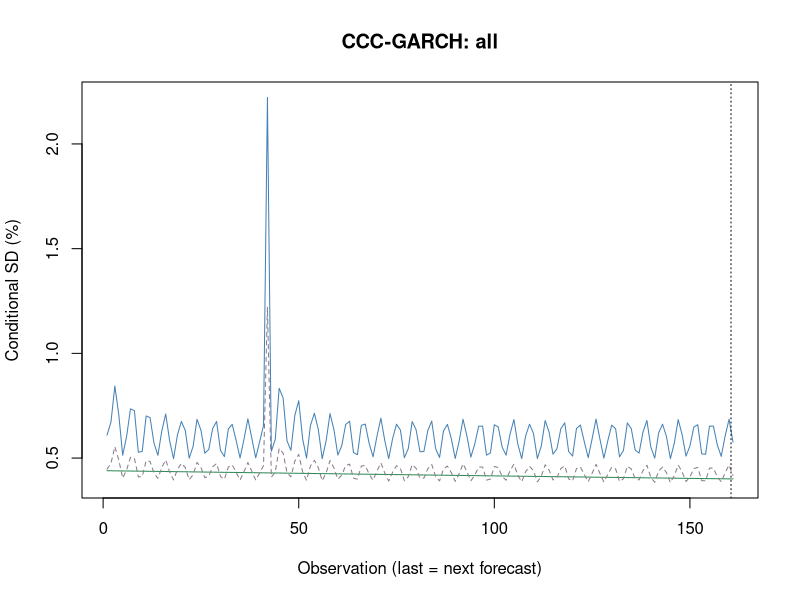

Generate this figure with R:
# 合成教学数据，非真实市场行情; source is not independently verified
# Simple returns, decimal; one observation period, no automatic annualization.
R <- c(0.007412163339544217,
 -0.010482472146455321,
 0.008230851250901908,
 -0.0017544755294552758,
 -0.0051058979531225955,
 0.008836480819329084,
 -0.008069460912111217,
 0.003083159580684499,
 0.003283682466898781,
 -0.0075217265370117,
 0.007909726145666481,
 -0.004167708599150859,
 -0.001731318295021438,
 0.006388502107881307,
 -0.007733818897379609,
 0.005089088457663708,
 0.00031660889609970736,
 -0.005315970047409268,
 0.00749574337347355,
 -0.005864481814017135,
 0.0010212681270710146,
 0.004225548099663988,
 -0.007152192498396882,
 0.006481401262769117,
 -0.0022927510716643797,
 -0.003077880045171515,
 0.006674051240871524,
 -0.006920236601272181,
 0.003478987279705359,
 0.0018642368677680944,
 -0.006046998470411728,
 0.007165424552913003,
 -0.004548237896337581,
 -0.0005982444754874664,
 0.005268568505368928,
 -0.0072090948011840576,
 0.00546696573361081,
 -0.0006908037577509802,
 -0.004345435689627863,
 0.007050835956111483,
 0.03447608466288317,
 0.003301594174389433,
 0.005282395452769607,
 -0.010268848468377317,
 0.009932058247289648,
 -0.00450652991046329,
 -0.0029171279251399575,
 0.00814258032089669,
 -0.009079130905087508,
 0.00535382966147253,
 0.0010856325837020175,
 -0.006471637120770416,
 0.008378022193971628,
 -0.006010646691100449,
 0.00043942435901772196,
 0.0050603356148808554,
 -0.007762114248084521,
 0.006538947033129491,
 -0.0017889718539344764,
 -0.003762778766087461,
 0.007151322725917699,
 -0.00694076815747988,
 0.0030169107917315924,
 0.0024909111907596574,
 -0.006481107440425808,
 0.00719563687306754,
 -0.004127918570701305,
 -0.001206536196759826,
 0.005710719252532805,
 -0.007282237362592627,
 0.005102369570066203,
 -0.00009201976673746681,
 -0.004820937562954273,
 0.007186938964516124,
 -0.005913595604836681,
 0.0013824950407694218,
 0.0038094046683057768,
 -0.006904983937354061,
 0.006537770362466678,
 -0.0026289643002737288,
 -0.0026870279154288437,
 0.006438836835791205,
 -0.0069584014600299815,
 0.0037899877142431597,
 0.001475860979018049,
 -0.005796203922550201,
 0.007167389088249899,
 -0.0048249492290639425,
 -0.00020761066526904783,
 0.004988840263940824,
 -0.00716415273385324,
 0.005698646944657227,
 -0.0010782225839002417,
 -0.004032457300768834,
 0.00695390699982955,
 -0.006384106010432133,
 0.002337111711267952,
 0.002947548984118106,
 -0.006545864314732809,
 0.0068636946258373915,
 -0.0035231003641641658,
 -0.0017605931320347054,
 0.005951910846052656,
 -0.007128814405876396,
 0.0045926862609542264,
 0.000504867390092475,
 -0.005186088366495874,
 0.007178588130551282,
 -0.005508278686513892,
 0.0007798297945881697,
 0.00426499247500632,
 -0.007018039630858435,
 0.006240634280592247,
 -0.002048899445570233,
 -0.0032089442959864346,
 0.006656264321395065,
 -0.006769968710286935,
 0.003255925222913361,
 0.002043503676083573,
 -0.006105031251482009,
 0.007085774357063123,
 -0.004356305158781572,
 -0.0008006495539184436,
 0.005378136373773408,
 -0.007185631115096498,
 0.00531073881367242,
 -0.00048107655046283687,
 -0.004491651167385186,
 0.007073438798904378,
 -0.006087873333875894,
 0.0017578843783596738,
 0.0034649842949054047,
 -0.006757546217537926,
 0.006665699310064337,
 -0.0029834293192308073,
 -0.002322395839639031,
 0.006249223990400947,
 -0.007031636311538517,
 0.004112342018804895,
 0.0010943380582277922,
 -0.005561828929687306,
 0.007181536794691487,
 -0.005103807890430455,
 0.00018209779661739053,
 0.004710847441912495,
 -0.007118008987129756,
 0.005924452026342761,
 -0.0014641384521021266,
 -0.0037147929162654335,
 0.006848527625572845,
 -0.006550040666037566,
 0.0027057333940398776,
 0.0025966644742340776,
 -0.006383791460054556,
 0.006965858273499633,
 -0.003860954682430563,
 -0.001385394526064658,
 0.005736703957409584,
 -0.007165930834337918,
 0.004887636082955434)
B <- c(0.0011427346644346298,
 -0.010621714539179792,
 0.005429580505909244,
 0.006054508989931004,
 -0.005993016528109817,
 -0.0023740391751076104,
 0.00298672516987731,
 0.004304045036519841,
 -0.004964621795815715,
 -0.0040322326065252686,
 0.008498715159801818,
 -0.0011340138550688223,
 -0.006623781843272832,
 0.003447407112372289,
 0.0032499686472087725,
 -0.001300218773971532,
 -0.004565246761213122,
 0.002316309438408302,
 0.005773104218505836,
 -0.006518063233283353,
 -0.0020776418184486525,
 0.006643304606498985,
 -0.0012458843039713987,
 -0.003661706415163021,
 -0.0001802325035315175,
 0.004399807636204983,
 0.00014002570105189351,
 -0.0067344603173644085,
 0.004138021750149556,
 0.0046120856020772216,
 -0.005992634008855889,
 -0.0008630904578965515,
 0.003584358038413423,
 0.0015263716859552701,
 -0.0036859338371039193,
 -0.0024354430778058423,
 0.006808528738452504,
 -0.0012687665543829768,
 -0.006347536702112179,
 0.00454533564517869,
 0.01479321376596848,
 -0.0035271405308543056,
 -0.003028542629704127,
 0.0027697745679938967,
 0.00487369753119655,
 -0.006564068513460834,
 -0.0019338669917689524,
 0.0077625876334352145,
 -0.002590824066876749,
 -0.004384023587908336,
 0.002014879020119418,
 0.0034130695167962624,
 -0.0007728770154603823,
 -0.005744018921799157,
 0.0041707506767904206,
 0.004582549885413295,
 -0.007025945560002973,
 -0.00014268821675748086,
 0.004882710991340021,
 -0.0005160533942472584,
 -0.00337911160288733,
 -0.0011064655688536075,
 0.0059159503761398976,
 -0.0014697391899368237,
 -0.006419902462589327,
 0.005503354639401488,
 0.002635197529936553,
 -0.004718717621160506,
 -0.0009615596260054897,
 0.0028580093345108863,
 0.0027665167780868815,
 -0.0052634227610989705,
 -0.0013754720851805243,
 0.007303642828610602,
 -0.0031777166620243487,
 -0.004607382748124342,
 0.0038566985120788416,
 0.002235197674285883,
 -0.0018756416735137094,
 -0.0039790613950421,
 0.0037878330959998483,
 0.003951932384500787,
 -0.007111017018281665,
 0.00033596918282513034,
 0.005807872568506852,
 -0.002388672930126322,
 -0.0031060278263433435,
 0.0005677575334623121,
 0.004552769663123442,
 -0.0016714228045780278,
 -0.005862264380926962,
 0.005807866381714918,
 0.0025296789858044954,
 -0.006099872310235679,
 0.0005365610268519737,
 0.003441492511694878,
 0.0008516178495808605,
 -0.004392092669494445,
 -0.0007462418112632492,
 0.006852972049395795,
 -0.0035315678757176132,
 -0.004912156280702946,
 0.005443957986338798,
 0.001380679957658171,
 -0.003196151654505757,
 -0.002136622840415344,
 0.0035069155205175342,
 0.0030496491945531667,
 -0.006796145662038997,
 0.0006350229547631933,
 0.0064662896929355606,
 -0.003913809004024334,
 -0.0030249178727553274,
 0.0024134431974913526,
 0.0030623769881701133,
 -0.0020203574001483476,
 -0.004853603585078635,
 0.005663874042190413,
 0.0023589974035197366,
 -0.007019038435878215,
 0.001730305252441894,
 0.004132080678637735,
 -0.0012235557821863826,
 -0.0034717039620551044,
 0.00016759216501551025,
 0.0058851388338585974,
 -0.0035803378195767162,
 -0.004910653441232068,
 0.006496932605438984,
 0.000735875180185197,
 -0.004551031739876366,
 -0.00017062874053194897,
 0.003295941749883772,
 0.0017396959697665295,
 -0.005997810535034166,
 0.0008663390136227836,
 0.006637374744669308,
 -0.004934964080857822,
 -0.003034975084130189,
 0.0042345761118894555,
 0.0015234876462783132,
 -0.0025572923415578845,
 -0.003375603617514168,
 0.005155717924794526,
 0.0019999679438306426,
 -0.007341022822193575,
 0.0025382804424667563,
 0.004779725789664106,
 -0.0032343399733237833,
 -0.00259682538338317,
 0.001369234243020957,
 0.004467652269585017,
 -0.0034535616233735303,
 -0.004508544169989704,
 0.00692747386122334,
 0.0002959902703983115,
 -0.0057325728955196255,
 0.001705493566274457,
 0.0032122619635556876,
 0.00007302478807401399)
dates <- seq_along(R)
p <- list(omega=0.00001,
 a=0.12,
 b=0.82,
 gamma=0.06,
 kappa=0.2,
 mu=0,
 n=160,
 shock=4,
 lag=5,
 level=0.05,
 horizon=20,
 impact=0.03,
 weight=0.5,
 rho=0.3 )
n <- length(R)
stopifnot(n>=2,all(is.finite(R)),all(R>=-1))


# Conditional Gaussian GARCH fit: fixed training mean, h[1]=training sample variance.
# Scale residuals by training SD for optimization; transform variance back afterward.
gdecode <- function(t) {
  ea<-exp(t[2]);eb<-exp(t[3]);den<-1+ea+eb
  c(w=exp(t[1]),a=ea/den,b=eb/den)
}
gsimplex <- function(fn,start,maxIter=1800) {
  d<-length(start);v<-rbind(start,matrix(rep(start,d),nrow=d,byrow=TRUE)+diag(.25,d))
  f<-apply(v,1,fn)
  for(it in seq_len(maxIter)-1) {
    ord<-order(f);v<-v[ord,,drop=FALSE];f<-f[ord]
    spread<-max(abs(sweep(v[-1,,drop=FALSE],2,v[1,],"-")))
    if(spread<1e-6&&f[d+1]-f[1]<1e-8)
      return(list(par=v[1,],value=f[1],converged=TRUE,iterations=it))
    cent<-colMeans(v[seq_len(d),,drop=FALSE]);r<-2*cent-v[d+1,];fr<-fn(r)
    if(fr<f[1]){e<-cent+2*(r-cent);fe<-fn(e)
      if(fe<fr){v[d+1,]<-e;f[d+1]<-fe}else{v[d+1,]<-r;f[d+1]<-fr}
    }else if(fr<f[d]){v[d+1,]<-r;f[d+1]<-fr}else{
      outside<-fr<f[d+1];cx<-cent+.5*((if(outside)r else v[d+1,])-cent);fc<-fn(cx)
      if(fc<(if(outside)fr else f[d+1])){v[d+1,]<-cx;f[d+1]<-fc}else{
        for(j in 2:(d+1)){v[j,]<-(v[j,]+v[1,])/2;f[j]<-fn(v[j,])}
      }
    }
  }
  j<-which.min(f);list(par=v[j,],value=f[j],converged=FALSE,iterations=maxIter)
}
garch_objective <- function(eps,t) {
  if(any(!is.finite(t))||any(abs(t)>20))return(1e100)
  p<-gdecode(t);if(p[2]+p[3]>=1)return(1e100)
  h<-1;f<-0
  for(z in eps){
    if(!is.finite(h)||h<=0)return(1e100)
    f<-f+.5*(log(2*pi)+log(h)+z*z/h)
    h<-p[1]+p[2]*z*z+p[3]*h
  }
  if(is.finite(f))f else 1e100
}
fit_garch <- function(trainR,maxIter=1800) {
  stopifnot(all(is.finite(trainR)),all(trainR>=-1))
  n<-length(trainR);if(n<60)stop("GARCH needs at least 60 training observations")
  mu<-mean(trainR);s2<-var(trainR);scale<-sqrt(s2)
  if(!is.finite(scale)||scale<=1e-12*max(1,abs(mu)))stop("Near-constant training returns")
  eps<-(trainR-mu)/scale;fn<-function(t)garch_objective(eps,t)
  original<-rbind(c(.05,.08,.87),c(.1,.15,.75),c(.5,.1,.4),
    c(.9,.05,.05),c(.01,.12,.87),c(.2,.6,.2))
  starts<-t(apply(original,1,function(p)c(log(p[1]),log(p[2]/(1-p[2]-p[3])),log(p[3]/(1-p[2]-p[3])))))
  attempts<-lapply(seq_len(nrow(starts)),function(i){
    v<-gsimplex(fn,starts[i,],maxIter)
    local<-v$converged&&all(sapply(seq_along(v$par),function(j)all(sapply(c(-1,1),function(sign){
      t<-v$par;t[j]<-t[j]+sign*1e-4;fn(t)>=v$value-1e-6
    }))))
    v$accepted<-v$converged&&local&&v$value<1e99;v
  })
  valid<-Filter(function(v)v$accepted,attempts)
  if(!length(valid))stop("GARCH optimization failed: no teaching-parameter fallback")
  best<-valid[[which.min(sapply(valid,function(v)v$value))]]
  p<-gdecode(best$par);omega<-p[1]*s2;a<-p[2];b<-p[3];h<-numeric(n+1);h[1]<-s2
  for(t in seq_len(n))h[t+1]<-omega+a*(trainR[t]-mu)^2+b*h[t]
  stopifnot(omega>0,a>=0,b>=0,a+b<1,all(is.finite(h)),all(h>0))
  list(omega=unname(omega),a=unname(a),b=unname(b),mu=mu,initial=s2,
    scale=scale,n=n,h=h,theta=best$par,logLikelihood=-best$value-n*log(scale),
    converged=TRUE,iterations=best$iterations,attempts=attempts)
}
garch_forecast <- function(R,gamma,N,train,fit) {
  stopifnot(train==fit$n,train>=60,train<length(R))
  n<-length(R);h<-rep(NA_real_,n+1);h[train+1]<-fit$h[train+1]
  for(t in seq.int(train+1,n))h[t+1]<-fit$omega+fit$a*(R[t]-fit$mu)^2+fit$b*h[t]
  sigma<-sqrt(h);z<-qnorm(gamma)
  list(h=h,sigma=sigma,VaR=N*(-fit$mu+sigma*z),
    ES=N*(-fit$mu+sigma*dnorm(z)/(1-gamma)),mu=fit$mu)
}
# Fixed initial training estimation + sequential test variance updates; no daily refitting.
garch_estimated_backtest <- function(bt,R,gamma,N,train) {
  attempt<-tryCatch({f<-fit_garch(R[seq_len(train)]);g<-garch_forecast(R,gamma,N,train,f);
    ids<-bt$ids;V<-g$VaR[ids];E<-g$ES[ids];hit<-bt$L>V
    actual<-if(any(hit))mean(bt$L[hit])else NA_real_
    predicted<-if(any(hit))mean(E[hit])else NA_real_
    list(fit=f,model=list(VaR=V,ES=E,hits=which(hit),test=kupiec(length(ids),sum(hit),1-gamma),
      meanActual=actual,meanES=predicted,bias=actual-predicted))},error=function(e)list(error=conditionMessage(e)))
  bt$fit<-attempt$fit;bt$models$garchFit<-if(is.null(attempt$error))attempt$model else list(error=attempt$error)
  bt
}

vpath <- function(R,p,type="garch",initial=NULL) {
  if(type=="arch")p$b<-0
  if(type!="gjr")p$gamma<-0
  if(type!="m")p$kappa<-0
  persistence<-p$a+p$b+p$gamma/2
  stopifnot(p$omega>0,p$a>=0,p$b>=0,p$a+p$gamma>=0,persistence<1)
  n<-length(R);h<-numeric(n+1);h[1]<-if(is.null(initial))p$omega/(1-persistence)else initial
  stopifnot(is.finite(h[1]),h[1]>0)
  eps<-z<-condMean<-numeric(n);ll<-0
  for(t in seq_len(n)) {
    condMean[t]<-p$mu+p$kappa*sqrt(h[t]);eps[t]<-R[t]-condMean[t];z[t]<-eps[t]/sqrt(h[t])
    ll<-ll-.5*(log(2*pi)+log(h[t])+eps[t]^2/h[t])
    h[t+1]<-p$omega+(p$a+if(eps[t]<0)p$gamma else 0)*eps[t]^2+p$b*h[t]
  }
  stopifnot(all(is.finite(h)),all(h>0))
  p<-p[c("omega","a","b","gamma","mu","kappa")]
  c(p,list(h=h,eps=eps,z=z,condMean=condMean,logLikelihood=ll,persistence=persistence,n=n))
}
vdecode <- function(t,type) {
  if(type=="arch")return(list(omega=exp(t[1]),a=plogis(t[2]),b=0,gamma=0,mu=0,kappa=0))
  if(type=="gjr") {u<-exp(t[2:4]);d<-1+sum(u);a<-2*u[1]/d
    return(list(omega=exp(t[1]),a=unname(a),b=unname(u[3]/d),gamma=unname(2*u[2]/d-a),mu=0,kappa=0))}
  p<-gdecode(t);list(omega=unname(p[1]),a=unname(p[2]),b=unname(p[3]),gamma=0,
    mu=if(type=="m")t[4]else 0,kappa=if(type=="m")t[5]else 0)
}
vfit <- function(R,type="garch",maxIter=2600) {
  n<-length(R);if(n<60)stop("At least 60 observations required")
  baseMu<-mean(R);s2<-var(R);scale<-sqrt(s2)
  if(!is.finite(scale)||scale<=1e-12*max(1,abs(baseMu)))stop("Near-constant returns")
  if(type=="garch") {
    f<-fit_garch(R);p<-list(omega=f$omega,a=f$a,b=f$b,gamma=0,kappa=0,mu=f$mu)
    q<-vpath(R,p,type,s2);k<-4
  }else{
    y<-(R-baseMu)/scale
    if(type=="arch")starts<-rbind(c(-2,-2),c(-1,0),c(0,-3)) else if(type=="gjr")
      starts<-rbind(c(-3,log(2),log(4),log(40)),c(-1,-1,-1,1),c(-2,0,0,2),c(-1,1,0,1)) else {
      original<-rbind(c(.05,.08,.87),c(.1,.15,.75),c(.5,.1,.4),c(.9,.05,.05))
      starts<-do.call(rbind,lapply(seq_len(4),function(i){p<-original[i,];t<-c(log(p[1]),log(p[2]/(1-p[2]-p[3])),log(p[3]/(1-p[2]-p[3])))
        rbind(c(t,0,0),c(t,-.1,.2),c(t,.1,-.2))}))
    }
    fn<-function(t){if(any(!is.finite(t))||any(abs(t)>20))return(1e100)
      tryCatch(-vpath(y,vdecode(t,type),type,1)$logLikelihood,error=function(e)1e100)}
    attempts<-lapply(seq_len(nrow(starts)),function(i){v<-gsimplex(fn,starts[i,],maxIter)
      local<-v$converged&&all(sapply(seq_along(v$par),function(j)all(sapply(c(-1,1),function(sign){
        t<-v$par;t[j]<-t[j]+sign*1e-4;fn(t)>=v$value-1e-6}))))
      v$accepted<-v$converged&&v$value<1e99&&local;v})
    valid<-Filter(function(x)x$accepted,attempts)
    if(!length(valid))stop("Optimization failed; no parameter fallback")
    best<-valid[[which.min(sapply(valid,function(x)x$value))]]
    p<-vdecode(best$par,type);p$omega<-p$omega*s2;p$mu<-baseMu+p$mu*scale
    q<-vpath(R,p,type,s2);k<-if(type=="arch")3 else 5
    q$theta<-best$par;q$attempts<-attempts
  }
  q$converged<-TRUE;q$parameters<-k;q$aic<- -2*q$logLikelihood+2*k
  q$bic<- -2*q$logLikelihood+log(n)*k;q
}
varch <- function(e,lag) {
  n<-length(e);stopifnot(lag>=1,lag<=20,lag==floor(lag),n-lag>lag+2)
  scale<-mean(e^2);if(scale<=1e-24)stop("Degenerate residual variance")
  q<-e^2/scale;ids<-seq.int(lag+1,n);y<-q[ids]
  X<-cbind(1,sapply(seq_len(lag),function(j)q[ids-j]))
  if(qr(X,tol=1e-10)$rank<ncol(X)||sum((y-mean(y))^2)<1e-16*length(y))stop("Auxiliary regression rank deficient")
  fit<-lm.fit(X,y);r2<-max(0,min(1,1-sum(fit$residuals^2)/sum((y-mean(y))^2)))
  stat<-length(y)*r2;c(stat=stat,p=pchisq(stat,lag,lower.tail=FALSE),df=lag,n=length(y),r2=r2)
}
vljung <- function(e,lag) {
  stopifnot(length(e)>lag+2,lag>=1)
  if(sum((e-mean(e))^2)<1e-24)stop("Degenerate series")
  t<-Box.test(e,lag=lag,type="Ljung-Box",fitdf=0)
  c(stat=unname(t$statistic),p=t$p.value,df=lag,n=length(e))
}
vforecast <- function(q,H) {
  stopifnot(H>=1,H<=100,H==floor(H))
  long<-q$omega/(1-q$persistence)
  h<-numeric(H);h[1]<-tail(q$h,1)
  if(H>1)for(k in 2:H)h[k]<-q$omega+q$persistence*h[k-1]
  list(h=h,sigma=sqrt(h),long=long)
}
vccc <- function(A,B,p,mode="estimate",rhoMode="estimated") {
  stopifnot(length(A)==length(B))
  qa<-if(mode=="estimate")vfit(A)else vpath(A,p)
  qb<-if(mode=="estimate")vfit(B)else vpath(B,p)
  estimatedRho<-cor(qa$z,qb$z);rho<-if(rhoMode=="manual")p$rho else estimatedRho
  stopifnot(is.finite(rho),abs(rho)<1)
  covariance<-rho*sqrt(qa$h*qb$h)
  determinant<-qa$h*qb$h-covariance^2
  hp<-p$weight^2*qa$h+(1-p$weight)^2*qb$h+2*p$weight*(1-p$weight)*covariance
  stopifnot(all(determinant>0),all(hp>=0))
  list(a=qa,b=qb,rho=rho,estimatedRho=estimatedRho,covariance=covariance,hp=hp,det=determinant)
}


mode <- "estimate"
rhoMode <- "estimated"
cc <- tryCatch(vccc(R,B,p,mode,rhoMode),error=function(e)list(error=conditionMessage(e)))
if(!is.null(cc$error))message(cc$error)else {
 print(c(rho=cc$rho,estimated_rho=cc$estimatedRho,weightA=p$weight,weightB=1-p$weight))
 print(tail(data.frame(hA=cc$a$h,hB=cc$b$h,covariance=cc$covariance,portfolio_h=cc$hp,det=cc$det),6))
}

if(is.null(cc$error)) {
 y<-cc$hp
 matplot(seq_along(y),sqrt(cbind(cc$a$h,cc$b$h,cc$hp))*100,type="l",lty=c(1,1,2),col=c("steelblue","seagreen","thistle4"),xlab="Observation (last = next forecast)",
 ylab="Conditional SD (%)",main="CCC-GARCH: all")
 abline(v=n+.5,lty=3)
}
